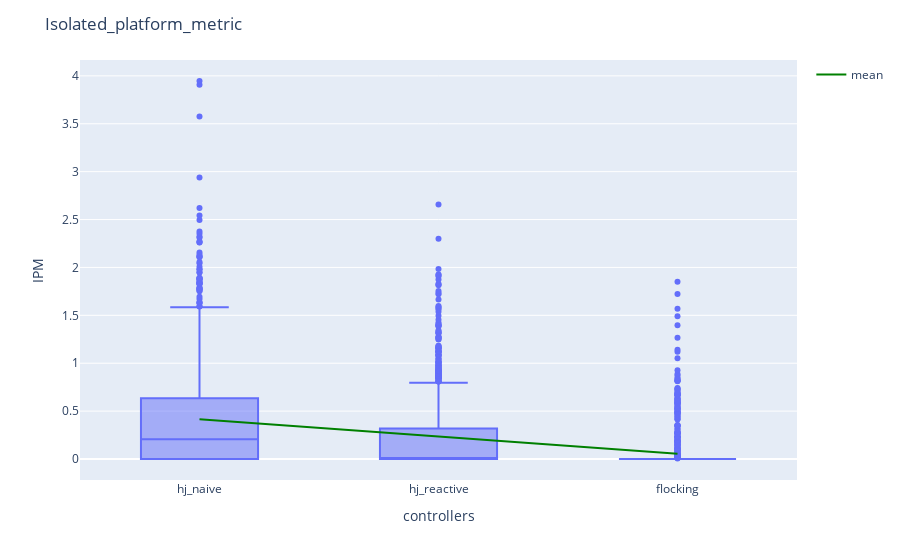

The notebook cell this image was saved under:
### Markdown cell above
+ Isolated Platform Metric

### Code cell
ipm_dict= {"hj_naive": metrics_hj_naive["Isolated_platform_metric"],
                      "hj_reactive": metrics_hj_reactive["Isolated_platform_metric"],
                      "flocking": metrics_hj_flocking["Isolated_platform_metric"]}
ipm_df = pd.DataFrame(ipm_dict)
fig_ipm = px.box(ipm_df, log_y=False )
mean_trace = go.Scatter(
    x=ipm_df.columns,
    y=ipm_df.mean(),
    mode='lines',
    line=dict(color='green', width=2),
    showlegend=True,
    name="mean"
)
fig_ipm.add_trace(mean_trace)
# Add custom x and y labels
fig_ipm.update_layout(
    xaxis_title="controllers",
    yaxis_title="IPM",
    title = {'text': "Isolated_platform_metric"}
)
fig_ipm.show()

### Figure 1 — Plotly figure (JSON) as saved in the notebook; plotly's stock layout.template omitted (floating-point values rounded to 4 significant figures; data arrays with more than 128 entries replaced by an {"elided": "..."} marker saying what was removed)
{"data": [{"alignmentgroup": "True", "hovertemplate": "variable=%{x}<br>value=%{y}<extra></extra>", "legendgroup": "", "marker": {"color": "#636efa"}, "name": "", "notched": false, "offsetgroup": "", "orientation": "v", "showlegend": false, "type": "box", "x": {"elided": "3162 str values"}, "x0": " ", "xaxis": "x", "y": {"elided": "3162 float values"}, "y0": " ", "yaxis": "y"}, {"line": {"color": "green", "width": 2}, "mode": "lines", "name": "mean", "showlegend": true, "type": "scatter", "x": ["hj_naive", "hj_reactive", "flocking"], "y": [0.4142, 0.2359, 0.05476]}], "layout": {"boxmode": "group", "legend": {"tracegroupgap": 0}, "margin": {"t": 60}, "title": {"text": "Isolated_platform_metric"}, "xaxis": {"anchor": "y", "domain": [0, 1], "title": {"text": "controllers"}}, "yaxis": {"anchor": "x", "domain": [0, 1], "title": {"text": "IPM"}}}}
